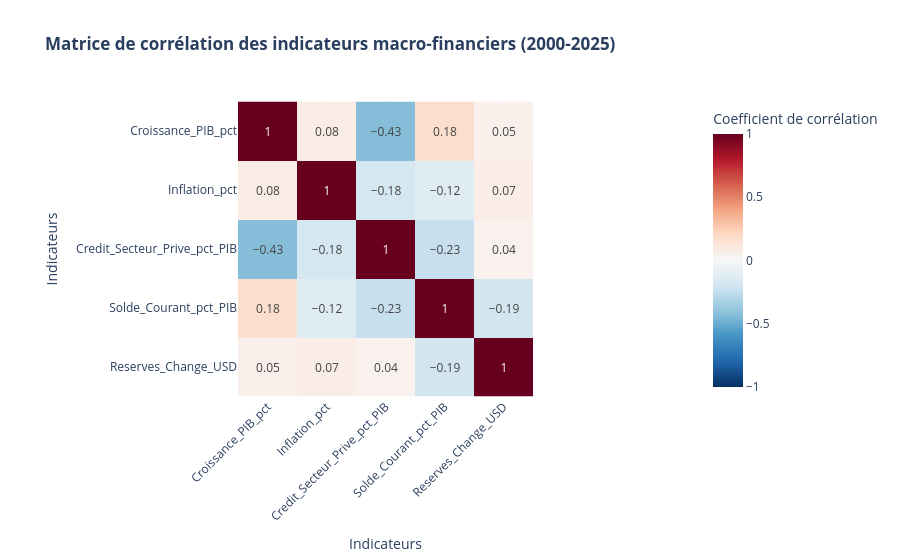

Notebook code cell kept with this figure:
### Markdown cell above
## Matrice de corrélation Interdépendante

### Code cell
cols_num = ["Croissance_PIB_pct", "Inflation_pct", "Credit_Secteur_Prive_pct_PIB", "Solde_Courant_pct_PIB", "Reserves_Change_USD"]
corr_matrix = df_recent[cols_num].corr().round(2)

fig_corr = px.imshow(
    corr_matrix,
    text_auto=True,
    color_continuous_scale="RdBu_r",
    zmin=-1, zmax=1,
    title="<b>Matrice de corrélation des indicateurs macro-financiers (2000-2025)</b>",
    labels={"color": "Coefficient de corrélation"}
)
fig_corr.update_layout(
    template="plotly_white",
    xaxis_title="Indicateurs",
    yaxis_title="Indicateurs",
    xaxis=dict(tickangle=-45)
)
fig_corr.show()

### Figure 1 — Plotly figure (JSON) as saved in the notebook; plotly's stock layout.template omitted (floating-point values rounded to 4 significant figures)
{"data": [{"coloraxis": "coloraxis", "hovertemplate": "x: %{x}<br>y: %{y}<br>Coefficient de corrélation: %{z}<extra></extra>", "name": "0", "texttemplate": "%{z}", "type": "heatmap", "x": ["Croissance_PIB_pct", "Inflation_pct", "Credit_Secteur_Prive_pct_PIB", "Solde_Courant_pct_PIB", "Reserves_Change_USD"], "xaxis": "x", "y": ["Croissance_PIB_pct", "Inflation_pct", "Credit_Secteur_Prive_pct_PIB", "Solde_Courant_pct_PIB", "Reserves_Change_USD"], "yaxis": "y", "z": [[1.0, 0.08, -0.43, 0.18, 0.05], [0.08, 1.0, -0.18, -0.12, 0.07], [-0.43, -0.18, 1.0, -0.23, 0.04], [0.18, -0.12, -0.23, 1.0, -0.19], [0.05, 0.07, 0.04, -0.19, 1.0]]}], "layout": {"coloraxis": {"cmax": 1, "cmin": -1, "colorbar": {"title": {"text": "Coefficient de corrélation"}}, "colorscale": [[0, "rgb(5,48,97)"], [0.1, "rgb(33,102,172)"], [0.2, "rgb(67,147,195)"], [0.3, "rgb(146,197,222)"], [0.4, "rgb(209,229,240)"], [0.5, "rgb(247,247,247)"], [0.6, "rgb(253,219,199)"], [0.7, "rgb(244,165,130)"], [0.8, "rgb(214,96,77)"], [0.9, "rgb(178,24,43)"], [1, "rgb(103,0,31)"]]}, "title": {"text": "<b>Matrice de corrélation des indicateurs macro-financiers (2000-2025)</b>"}, "xaxis": {"anchor": "y", "constrain": "domain", "domain": [0, 1], "scaleanchor": "y", "tickangle": -45, "title": {"text": "Indicateurs"}}, "yaxis": {"anchor": "x", "autorange": "reversed", "constrain": "domain", "domain": [0, 1], "title": {"text": "Indicateurs"}}}}
